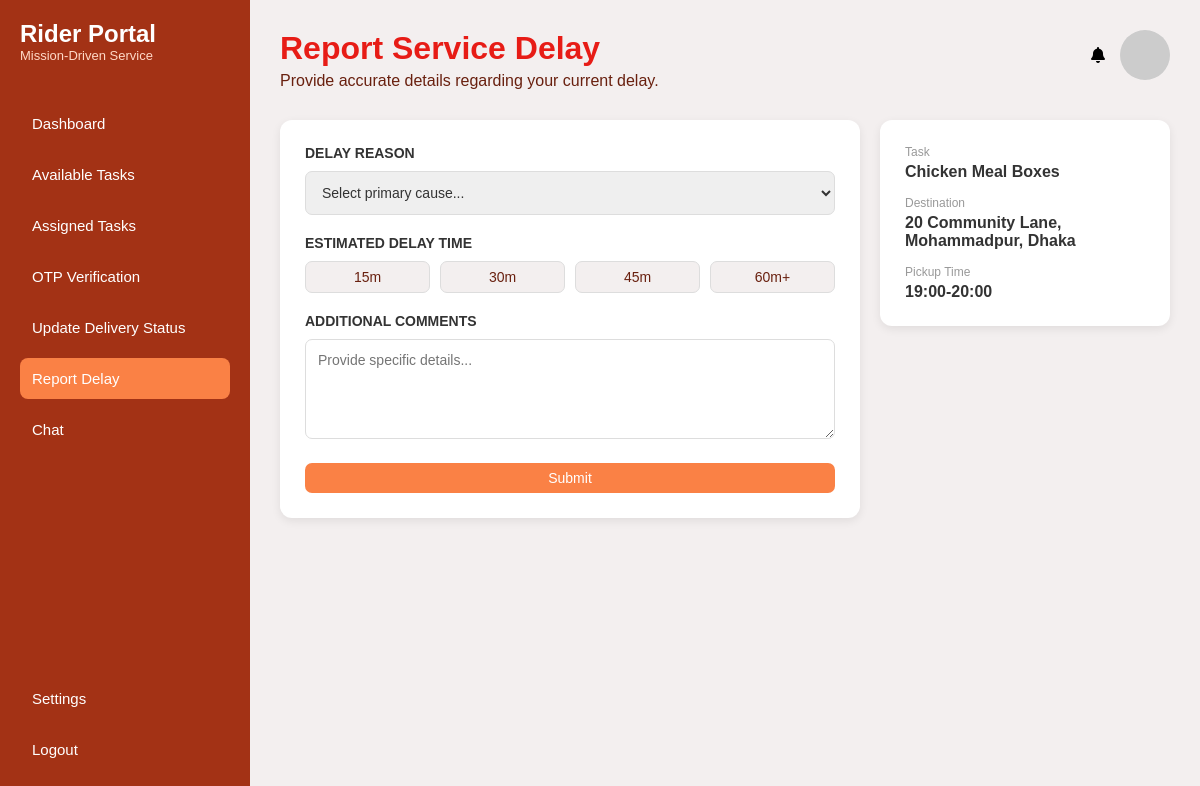
Page /volunteer/report-delay.php (signed in) on the committed database.
### tables this page shows
CREATE TABLE pickup_deliveries (
  delivery_id INT AUTO_INCREMENT PRIMARY KEY,
  claim_id INT NOT NULL UNIQUE,
  volunteer_id INT DEFAULT NULL,
  pickup_address TEXT NOT NULL,
  delivery_address TEXT NOT NULL,
  pickup_date DATE NOT NULL,
  scheduled_time VARCHAR(50) NOT NULL,
  special_instructions TEXT DEFAULT NULL,
  delivery_status ENUM('Available', 'Assigned', 'Accepted', 'Picked Up', 'In Transit', 'Delivered', 'Completed', 'Cancelled') NOT NULL DEFAULT 'Available',
  assigned_at DATETIME DEFAULT NULL,
  picked_up_at DATETIME DEFAULT NULL,
  in_transit_at DATETIME DEFAULT NULL,
  delivered_at DATETIME DEFAULT NULL,
  completed_at DATETIME DEFAULT NULL,
  created_at TIMESTAMP DEFAULT CURRENT_TIMESTAMP,
  updated_at TIMESTAMP DEFAULT CURRENT_TIMESTAMP ON UPDATE CURRENT_TIMESTAMP,
  CONSTRAINT fk_deliveries_claim FOREIGN KEY (claim_id) REFERENCES food_claims (claim_id) ON DELETE RESTRICT ON UPDATE CASCADE,
  CONSTRAINT fk_deliveries_volunteer FOREIGN KEY (volunteer_id) REFERENCES users (user_id) ON DELETE SET NULL ON UPDATE CASCADE,
  INDEX idx_deliveries_status (delivery_status),
  INDEX idx_deliveries_volunteer (volunteer_id)
);

CREATE TABLE food_donations (
  donation_id INT AUTO_INCREMENT PRIMARY KEY,
  donor_id INT NOT NULL,
  category_id INT NOT NULL,
  food_name VARCHAR(200) NOT NULL,
  quantity DECIMAL(10,2) NOT NULL,
  quantity_unit VARCHAR(50) NOT NULL DEFAULT 'unit',
  expiry_date DATETIME NOT NULL,
  description TEXT DEFAULT NULL,
  food_safety_info TEXT DEFAULT NULL,
  pickup_date DATE NOT NULL,
  preferred_time VARCHAR(50) NOT NULL,
  pickup_address TEXT NOT NULL,
  image_path VARCHAR(255) DEFAULT NULL,
  status ENUM('Available', 'Claimed', 'Picked Up', 'Completed', 'Expired', 'Cancelled') NOT NULL DEFAULT 'Available',
  created_at TIMESTAMP DEFAULT CURRENT_TIMESTAMP,
  updated_at TIMESTAMP DEFAULT CURRENT_TIMESTAMP ON UPDATE CURRENT_TIMESTAMP,
  CONSTRAINT chk_donation_quantity CHECK (quantity > 0),
  CONSTRAINT fk_donations_donor FOREIGN KEY (donor_id) REFERENCES users (user_id) ON DELETE RESTRICT ON UPDATE CASCADE,
  CONSTRAINT fk_donations_category FOREIGN KEY (category_id) REFERENCES food_categories (category_id) ON DELETE RESTRICT ON UPDATE CASCADE,
  INDEX idx_donations_status (status),
  INDEX idx_donations_donor (donor_id),
  INDEX idx_donations_category (category_id)
);

### volunteer/report-delay.php (the view, shortened to what this page needs)
<?php
require "db.php";
$user_id = (int)$_SESSION["user_id"];
$delivery_id = isset($_GET["delivery_id"]) ? (int)$_GET["delivery_id"] : (isset($_POST["delivery_id"]) ? (int)$_POST["delivery_id"] : 0);
if ($delivery_id === 0) {
    $default_query = mysqli_prepare($conn, "SELECT delivery_id FROM pickup_deliveries WHERE volunteer_id=? AND delivery_status NOT IN ('Delivered', 'Completed', 'Cancelled') ORDER BY updated_at DESC LIMIT 1");
    mysqli_stmt_bind_param($default_query, "i", $user_id);
    mysqli_stmt_execute($default_query);
    $res_default = mysqli_stmt_get_result($default_query);
    $default_row = $res_default ? mysqli_fetch_assoc($res_default) : null;
    if ($default_row) {
        $delivery_id = (int)$default_row["delivery_id"];
    }
}
$get_sql = "
    SELECT pd.delivery_id, pd.pickup_address, pd.delivery_address, pd.scheduled_time, fd.food_name
    FROM pickup_deliveries pd
    INNER JOIN food_claims fc ON pd.claim_id = fc.claim_id
    INNER JOIN food_donations fd ON fc.donation_id = fd.donation_id
    WHERE pd.delivery_id = ? AND pd.volunteer_id = ?
";
$get = mysqli_prepare($conn, $get_sql);
mysqli_stmt_bind_param($get, "ii", $delivery_id, $user_id);
mysqli_stmt_execute($get);
$res_get = mysqli_stmt_get_result($get);
$assignment = $res_get ? mysqli_fetch_assoc($res_get) : null;
?>
<!DOCTYPE html>
<html lang="en">
<head>
    <link rel="stylesheet" href="https://cdnjs.cloudflare.com/ajax/libs/font-awesome/6.5.2/css/all.min.css">
    <link rel="stylesheet" href="report-delay.css">
</head>
<body>
<div class="container">
    <div class="sidebar">
        <div class="sidebar-title">
            <h1>Rider Portal</h1>
            <p>Mission-Driven Service</p>
        </div>
        <ul class="menu">
            <li class="menu-item"><a href="dashboard.php">Dashboard</a></li>
            <li class="menu-item"><a href="available-tasks.php">Available Tasks</a></li>
            <li class="menu-item"><a href="assigned-tasks.php">Assigned Tasks</a></li>
            <li class="menu-item"><a href="otp-verification.php">OTP Verification</a></li>
            <li class="menu-item"><a href="update-delivery-status.php">Update Delivery Status</a></li>
            <li class="menu-item active"><a href="report-delay.php">Report Delay</a></li>
            <li class="menu-item"><a href="volunteer-chat.php">Chat</a></li>
        </ul>
        <ul class="menu bottom-menu">
            <li class="menu-item"><a href="../charityGuest/guest/settings.html">Settings</a></li>
            <li class="menu-item"><a href="../charityGuest/guest/logout.php">Logout</a></li>
        </ul>
    </div>
    <div class="main">
        <?php if (!$assignment) { ?>
            <div class="page-header">
                <div>
                    <h2 class="page-heading">Report Service Delay</h2>
                    <p class="page-subtitle">No active assigned delivery selected.</p>
                </div>
            </div>
            <div class="content-box" style="padding: 20px;">
                <p>Please select an assigned task from <a href="assigned-tasks.php">Assigned Tasks</a> first.</p>
            </div>
        <?php } else { ?>
            <div class="page-header">
                <div>
                    <h2 class="page-heading">Report Service Delay</h2>
                    <p class="page-subtitle">Provide accurate details regarding your current delay.</p>
                </div>
                <div class="profile-section">
                    <i class="fa-solid fa-bell"></i>
                    <img src="https://i.pravatar.cc/50" class="profile-img" alt="profile">
                </div>
            </div>
            <div class="delay-grid">
                <div class="content-box">
                    <form method="post" id="delay-form">
                        <div class="form-group">
                            <label>DELAY REASON</label>
                            <select class="form-select-full" name="reason" required>
                                <option value="">Select primary cause...</option>
                            </select>
                        </div>
                        <div class="form-group">
                            <label>ESTIMATED DELAY TIME</label>
                            <div class="time-buttons">
                                <button type="button" class="btn btn-outline time-btn" data-minutes="15">15m</button>
                                <button type="button" class="btn btn-outline time-btn" data-minutes="30">30m</button>
                                <button type="button" class="btn btn-outline time-btn" data-minutes="45">45m</button>
                                <button type="button" class="btn btn-outline time-btn" data-minutes="60">60m+</button>
                            </div>
                        </div>
                        <div class="form-group">
                            <label>ADDITIONAL COMMENTS</label>
                            <textarea class="form-textarea" name="comments" placeholder="Provide specific details..."></textarea>
                        </div>
                        <button type="submit" class="btn btn-primary btn-full">Submit</button>
                    </form>
                </div>
                <div class="content-box order-info">
                    <p class="info-label">Task</p>
                    <p class="info-value"><?= htmlspecialchars($assignment["food_name"]) ?></p>
                    <p class="info-label">Destination</p>
                    <p class="info-value"><?= htmlspecialchars($assignment["delivery_address"]) ?></p>
                    <p class="info-label">Pickup Time</p>
                    <p class="info-value"><?= htmlspecialchars($assignment["scheduled_time"]) ?></p>
                </div>
            </div>
        <?php } ?>
    </div>
</div>
</body>
</html>

### volunteer/report-delay.css (style rules this page uses)
* { margin: 0; padding: 0; box-sizing: border-box; font-family: Arial, sans-serif; }
body { background-color: #f3efef; }
.container { display: flex; min-height: 100vh; }
.sidebar { width: 250px; background-color: #A33215; padding: 20px; min-height: 100vh; display: flex; flex-direction: column; }
.sidebar-title h1 { color: #ffffff; font-size: 24px; }
.sidebar-title p { color: #ffd9c7; font-size: 13px; margin-bottom: 30px; }
.menu { list-style: none; }
.menu-item { margin: 10px 0; }
.menu-item a { display: block; color: white; text-decoration: none; font-size: 15px; padding: 12px; border-radius: 8px; }
.menu-item.active a { background-color: #FA8145; }
.bottom-menu { margin-top: auto; }
.main { flex: 1; padding: 30px; }
.page-header { display: flex; justify-content: space-between; align-items: flex-start; margin-bottom: 30px; }
.page-heading { color: #E71C16; font-size: 32px; }
.page-subtitle { color: #69200F; font-size: 16px; margin-top: 5px; max-width: 650px; }
.profile-section { display: flex; align-items: center; gap: 15px; }
.profile-img { width: 50px; height: 50px; border-radius: 50%; object-fit: cover; }
.delay-grid { display: grid; grid-template-columns: 2fr 1fr; gap: 20px; }
.content-box { background-color: #FFFFFF; padding: 25px; border-radius: 12px; box-shadow: 0 3px 10px rgba(0,0,0,0.08); }
.form-group { margin-bottom: 20px; }
.form-group label { display: block; font-size: 14px; font-weight: 600; color: #333; margin-bottom: 10px; }
.form-select-full { width: 100%; padding: 12px; border: 1px solid #ddd; border-radius: 7px; font-size: 14px; font-family: 'Poppins', sans-serif; color: #333; }
.time-buttons { display: grid; grid-template-columns: repeat(4, 1fr); gap: 10px; }
.time-btn { padding: 12px; }
.form-textarea { width: 100%; min-height: 100px; padding: 12px; border: 1px solid #ddd; border-radius: 7px; font-size: 14px; font-family: 'Poppins', sans-serif; resize: vertical; }
.btn-full { width: 100%; padding: 12px; font-size: 15px; text-align: center; }
.order-info { height: fit-content; }
.order-info .info-label { font-size: 12px; color: #999; margin-top: 15px; }
.order-info .info-label:first-child { margin-top: 0; }
.order-info .info-value { font-size: 16px; font-weight: 600; color: #333; margin-top: 4px; }
.btn { padding: 7px 15px; border-radius: 7px; border: none; cursor: pointer; font-size: 14px; font-weight: 500; font-family: 'Poppins', sans-serif; text-decoration: none; display: inline-block; }
.btn-primary { background-color: #FA8145; color: white; }
.btn-outline { background-color: #f3efef; color: #69200F; border: 1px solid #ddd; }

### rows in the picture
pickup_deliveries: food_donations.food_name "Chicken Meal Boxes", delivery_address "20 Community Lane, Mohammadpur, Dhaka", scheduled_time "19:00-20:00"
